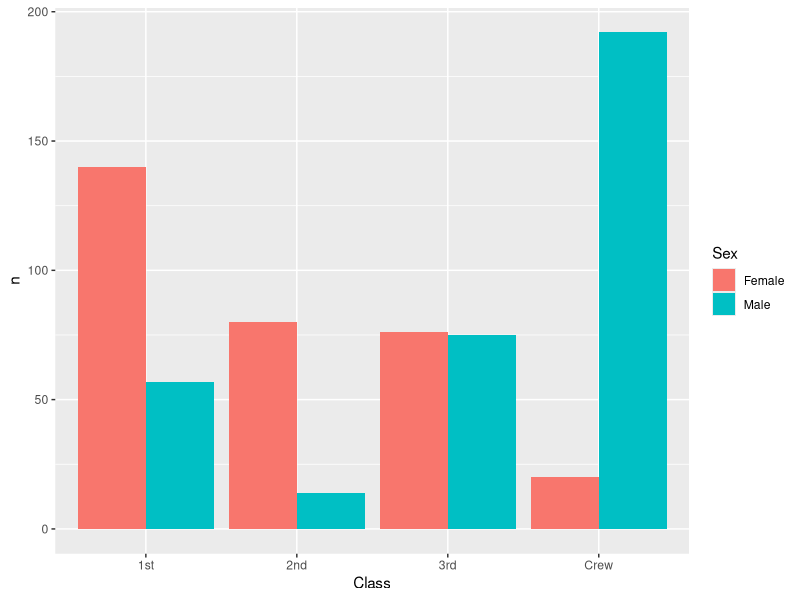
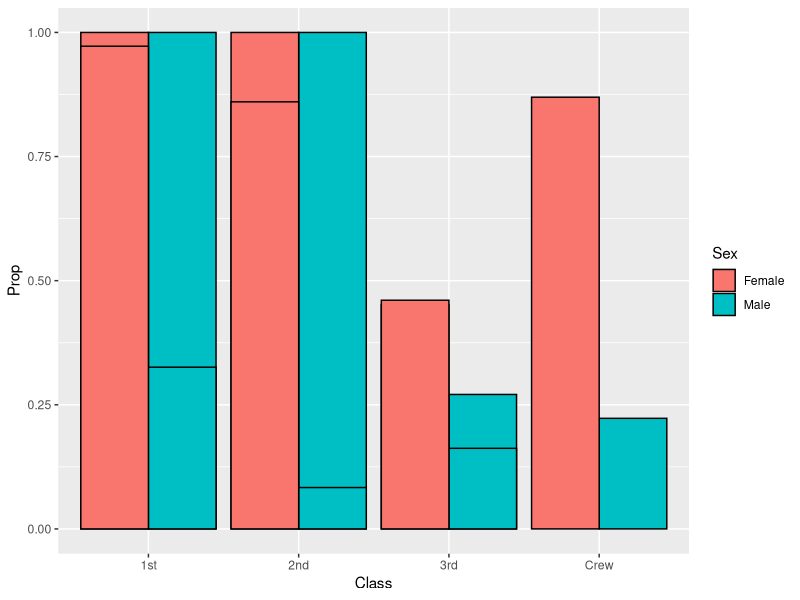
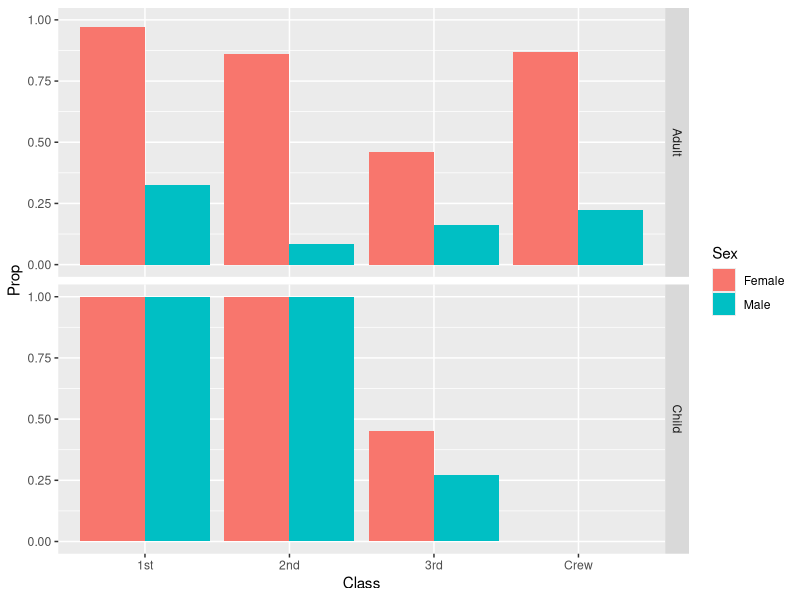

These charts were generated, in order, by the following R code:
## ---- chunk 1
library(tidyverse)

df_titanic <- as_tibble(Titanic)
## ---- chunk 2
## TASK: Perform a `glimpse` of df_titanic
df_titanic %>% glimpse()


## ---- chunk 3
## NOTE: No need to edit! We'll cover how to
## do this calculation in a later exercise.
df_titanic %>% summarize(total = sum(n))
## ---- chunk 4
## TASK: Visualize counts against `Class` and `Sex`

df_titanic %>%
  filter(Survived == "Yes") %>%
  ggplot(aes(x = Class, y = n, fill = Sex)) +
  geom_col(position = "dodge")
## ---- chunk 5
## NOTE: No need to edit! We'll cover how to
## do this calculation in a later exercise.
df_prop <-
  df_titanic %>%
  group_by(Class, Sex, Age) %>%
  mutate(
    Total = sum(n),
    Prop = n / Total
  ) %>%
  ungroup()
df_prop
## ---- chunk 6
df_prop %>%
  filter(Survived == "Yes") %>%
  ggplot(aes(x = Class, y = Prop, fill = Sex)) +
  geom_col(position = "dodge", color = "black")

## ---- chunk 7


df_prop %>%
  filter(Survived == "Yes") %>%
  ggplot(aes(x = Class, y = Prop, fill = Sex)) +
  geom_col(position = "dodge") +
  facet_grid(Age ~ .)
